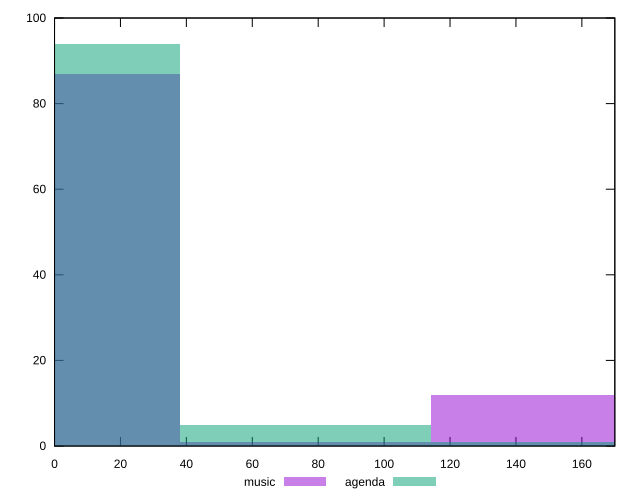

The gnuplot source for this figure:
reset

$music <<EOF
0 87
152.31946844599273 12
76.15973422299636 1
EOF

$agenda <<EOF
0 94
152.31946844599273 1
76.15973422299636 5
EOF

set key outside below
set boxwidth 76.15973422299636
set xrange [0:170]
set yrange [0:100]
set trange [0:100]
set style fill transparent solid 0.5 noborder
set terminal svg size 640, 500 enhanced background rgb 'white'
set output "reports/report_00028_2021-02-24T12-49-42.674Z/unused-css-rules/comparison/histogram/0_vs_1.svg"

plot $music title "music" with boxes, \
     $agenda title "agenda" with boxes

reset
